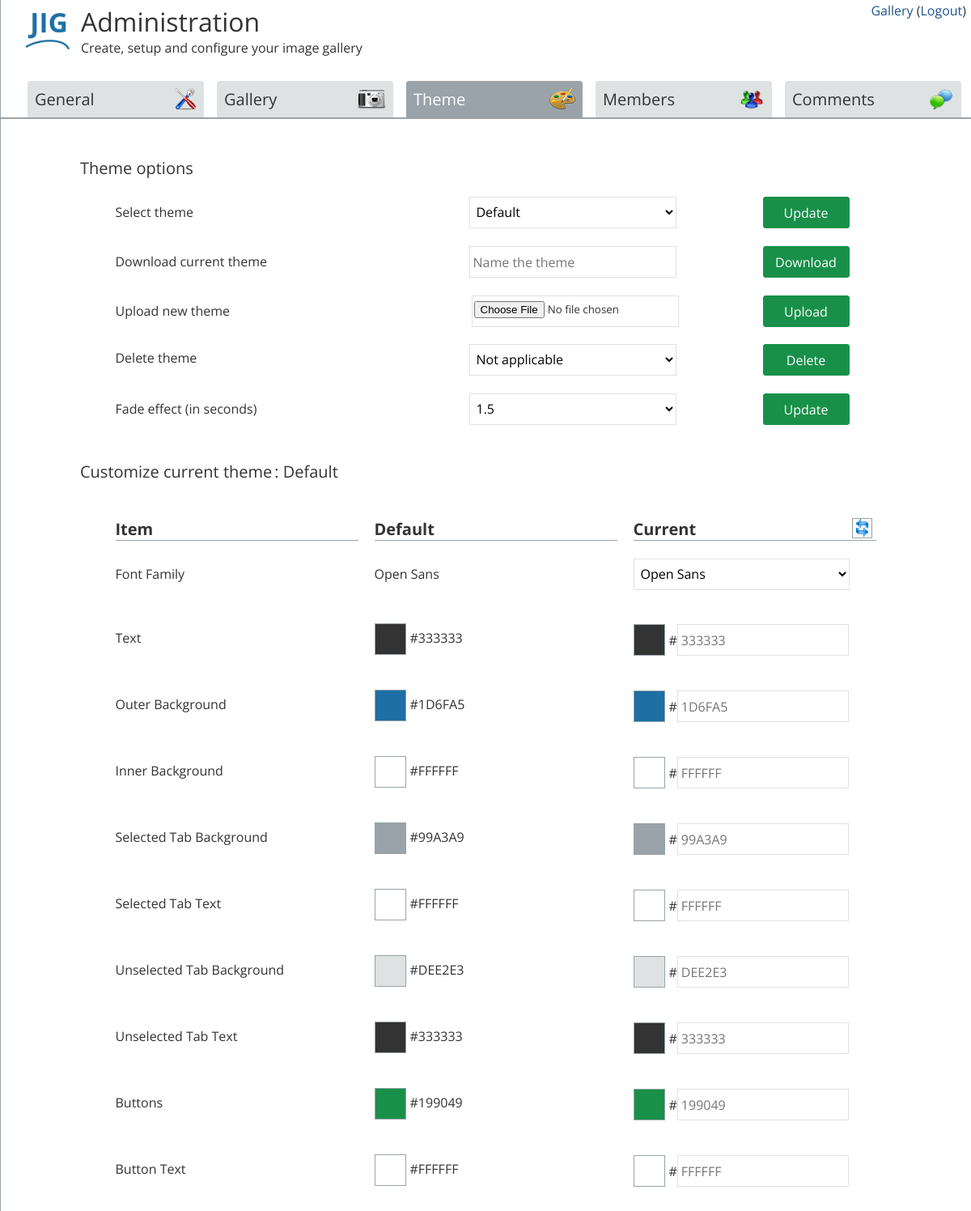
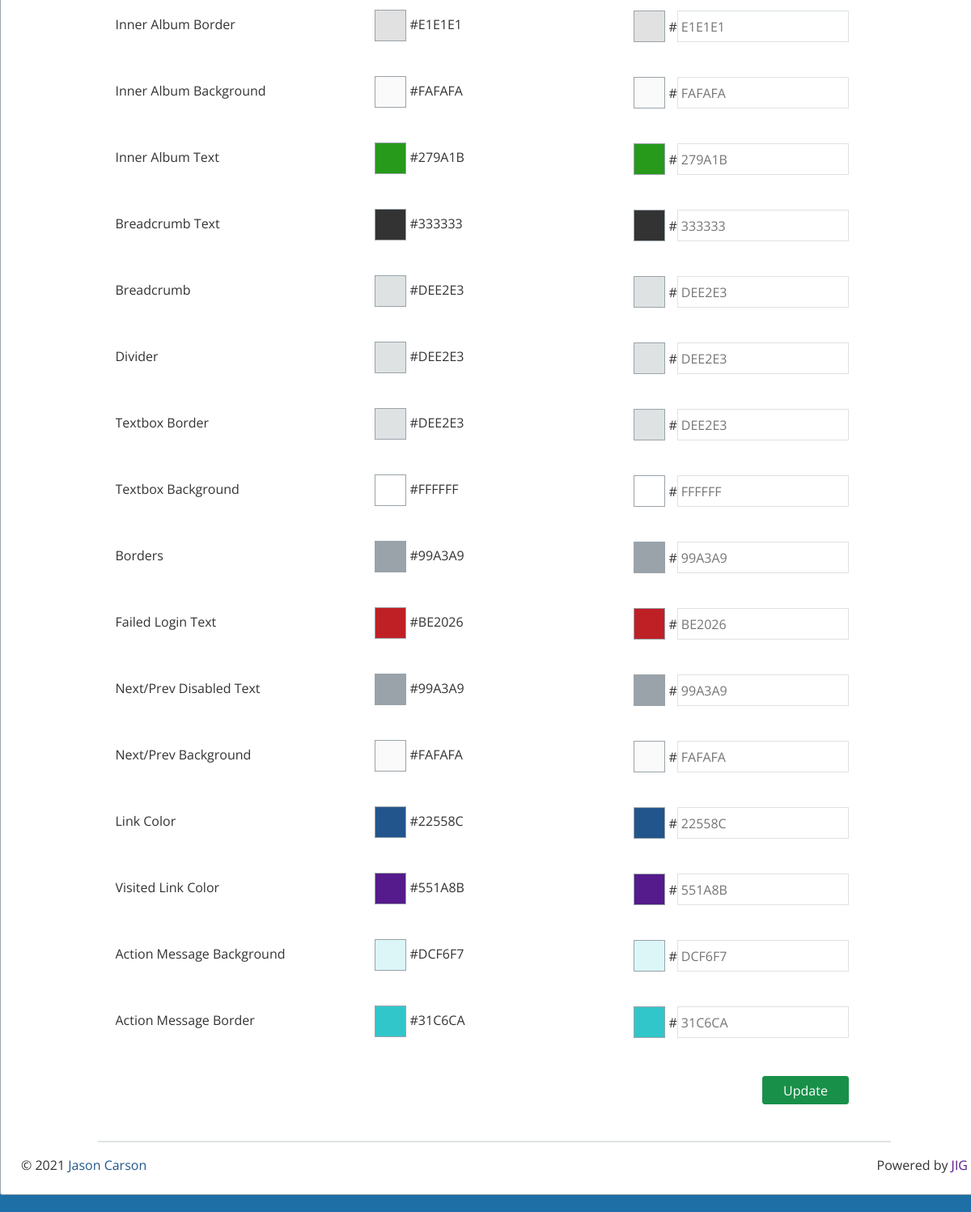
The page /admin/index.php?menu=theme (signed in) on the database its author committed (2 pictures, top to bottom).
### tables this page shows
CREATE TABLE general ( 
	title varchar(100) NOT NULL, 
	subtitle varchar(250) NOT NULL,
	language varchar (50) NOT NULL,
	numpage int (5) NOT NULL,
	picpage int (5) NOT NULL,
	hideinfo varchar (5) NOT NUll,
	comments varchar (10) NOT NULL,
	commentorder varchar (10) NOT NULL,
	recaptcha varchar (10) NOT NULL,
	sitekey varchar (50) NOT NULL,
	secretkey varchar (50) NOT NULL,
	watermark varchar (10) NOT NULL,
	wmposition varchar (25) NOT NUll,
	textwatermark varchar (100) NOT NULL,
	wmtextcolor varchar (10) NOT NULL,
	imagewatermark varchar (100)  NOT NULL,
	apdorder varchar (10) NOT NULL,
	contactform varchar (5) NOT NULL,
	branding varchar (5) NOT NULL,
	notifyanon varchar (5) NOT NULL,
	fadeeffect varchar (5) NOT NULL
);

CREATE TABLE theme (
	name varchar (50) NOT NULL,
	item varchar(25) NOT NULL,
	defaults varchar(25) NOT NULL,
	current varchar(25) NOT NULL,
	inuse varchar(5) NOT NULL
);

### languages/english.php (called while the page is built, shortened)
<?php
$atitle = "Administration";
$asubtitle = "Create, setup and configure your image gallery";
$glink = "Gallery";
$button2 = "Update";
$logout = "Logout";
$pow = "Powered by";
$tab1 = "General";
$tab2 = "Gallery";
$tab3 = "Theme";
$tab4 = "Members";
$tab5 = "Comments";
$themeitem = "Item";
$themedefault = "Default";
$themecurrent = "Current";
$ult = "Upload new theme";
$dlt = "Download current theme";
$delt = "Delete theme";
$selecttheme = "Select theme";
$gian = "Name the theme";
$cct = "Customize current theme";
$to ="Theme options";
$upbutton = "Upload";
$downbutton = "Download";
$deltheme = "Delete";
$na = "Not applicable";
$resettheme = "Reset the theme to its default values";
$fontfam = "Font Family";
$textcolor = "Text";
$obc = "Outer Background";
$ibc = "Inner Background";
$st = "Selected Tab Background";
$stt = "Selected Tab Text";
$ust = "Unselected Tab Background";
$ustt = "Unselected Tab Text";
$but = "Buttons";
$butt = "Button Text";
$iab = "Inner Album Border";
$abc = "Inner Album Background";
$at = "Inner Album Text";
$bt = "Breadcrumb Text";
$bread = "Breadcrumb";
$divider = "Divider";
$boxborder = "Textbox Border";
$boxbg = "Textbox Background";
$borders = "Borders";
$flt = "Failed Login Text";
$npdt = "Next/Prev Disabled Text";
$npbg = "Next/Prev Background";
$lc = "Link Color";
$vlc = "Visited Link Color";
$sfbg = "Action Message Background";
$sfb = "Action Message Border";
$fadeeffect = "Fade effect (in seconds)";
?>

### admin/theme.php (the view, shortened to what this page needs)
<?php
include ('../config.php');
$sql1 = "SELECT username FROM members LIMIT 1";
	$result1 = mysqli_query($dbconnect, $sql1);
	$row1 = mysqli_fetch_row($result1);
	$adminusername =  $row1[0];
$stmt1 = $dbconnect -> prepare("SELECT password FROM members WHERE username = '$adminusername'");
$stmt1 -> bind_param('s', $adminusername);
$stmt1 -> execute();
$stmt1 -> store_result();
$stmt1 -> bind_result($adminpassword);
if  ($_SESSION['ausername'] == $adminusername && $_SESSION['apassword'] == $adminpassword) {
?>
<div class="options">
<br>
<div class="aswrapper fade">
	<div class="iaswrapper">
		<div><span class="boxhead"><?php echo $to; ?></span></div>
		<br>
		<div class="twrapper">
			<form action="changetheme.php" method="post">
			<div class="seltheme"><?php echo $selecttheme; ?></div>
			<div class="seltheme2">
<select name="theme" class="todd">
<?php
	$sql1 = "SELECT DISTINCT name FROM theme WHERE inuse = 'yes'";
	$result1 = mysqli_query($dbconnect, $sql1);
	$row1 = mysqli_fetch_row($result1);
		$themename = $row1[0];
		echo "<option value=\"$themename\">$themename</option>";
?>
</select> &nbsp; <input type="submit" class="themebutton2" name="changetheme" value="<?php echo $button2; ?>">
<br><br>
			</div>
			</form>
	<form action="dlt.php" method="post">
		<div class="seltheme"><?php echo $dlt; ?></div>
		<div class="seltheme2">
			<input name="downloadtheme" type="text" class="textbox3" placeholder="<?php echo $gian; ?>" required>
			<input type="submit" class="themebutton2" name="downtheme" value="<?php echo $downbutton; ?>">
		<br><br>
		</div>
	</form>
	<form action="ult.php" method="post" multipart="" enctype="multipart/form-data">
		<div class="seltheme"><?php echo $ult; ?></div>
		<div class="seltheme2">
			<input type="file" name="uploadtheme[]" class="upbox" placeholder="" required>
			<input type="submit" class="uploadthemebutton" name="upthemebutton" value="<?php echo $upbutton; ?>">
		<br><br>
		</div>
	</form>
	<form action="deltheme.php" method="post">
		<div class="seltheme3"><?php echo $delt; ?></div>
			<div class="seltheme4">
				<select name="name" class="todd">
<?php
	if ($name == "") {
		echo "<option value=\"na\">$na</option>";
	}
?>
				</select> &nbsp; <input type="submit" class="themebutton2" name="deletetheme" value="<?php echo $deltheme; ?>">
		<br><br>
		</div>
	</form>
<form action="upfade.php" method="post">
			<div class="seltheme"><?php echo $fadeeffect; ?></div>
			<div class="seltheme2">
<select name="fade" class="todd">
<?php
	$sql9 = "SELECT fadeeffect FROM general";
	$result9 = mysqli_query($dbconnect, $sql9);
	$row9 = mysqli_fetch_row($result9);
		$timer = $row9[0];
		echo "<option value=\"$timer\">"; if ($timer == 0) { echo $fadeoff; } else { echo $timer; } echo "</option>";
?>
</select> &nbsp; <input type="submit" class="themebutton2" name="changetheme" value="<?php echo $button2; ?>">
<br><br><br>
			</div>
			</form>
</div>
<div>
	<span class="boxhead"><?php echo $cct; ?></span><span class="boxhead">:
<?php
	$sql3 = "SELECT * FROM theme WHERE item = 'FontFamily' AND inuse = 'yes'";
    $result3 = mysqli_query($dbconnect, $sql3);
    while ($list3 = mysqli_fetch_array($result3)) {
	echo $list3['name'];
}
?>
	</span>
</div>
<div>&nbsp;</div>
<div>&nbsp;</div>
<div class="twrapper">
	<div class="itemtitle"><?php echo $themeitem; ?></div>
	<div class="defaulttitle"><?php echo $themedefault; ?></div>
	<div class="currenttitle"><form method="post" action="updatetheme.php"><input class="resetthemebutton" type="submit" value=" " name="reset" title="<?php echo $resettheme; ?>"></form><?php echo $themecurrent; ?></div>
	<form action="updatetheme.php" method="post">
	<?php
	$sql4 = "SELECT defaults,current FROM theme WHERE item = 'FontFamily' AND inuse = 'yes'";
    $result4 = mysqli_query($dbconnect, $sql4);
    $row4 = mysqli_fetch_array($result4);
    	$defaultfont = $row4[0];
    	$currentfont = $row4[1];
    ?>
	<div class="fontitem"><?php echo "$fontfam"; ?></div> <div class="fontdefault"><?php echo $defaultfont; ?></div> <div class="fontcurrent">
	<select name="FontFamily" class="fontfamily" onchange="this.form.submit()">
	<?php
	echo "<option value=\"$currentfont\">$currentfont</option>";
?>
	</select>
</div>
<?php
	$sql5 = "SELECT * FROM theme WHERE item != 'FontFamily' and inuse = 'yes'";
    $result5 = mysqli_query($dbconnect, $sql5);
    while ($list5 = mysqli_fetch_array($result5)) {
    	$item = $list5['item'];
    	echo "<div class=\"item\">";
    	if ($item == "FontColor") {
    		echo $textcolor;
    	}
    	if ($item == "OuterBackgroundColor") {
    		echo $obc;
    	}
    	if ($item == "InnerBackgroundColor") {
    		echo $ibc;
    	}
    	if ($item == "SelectedTab") {
    		echo $st;
    	}
    	if ($item == "SelectedTabFontColor") {
    		echo $stt;
    	}
    	if ($item == "UnselectedTab") {
    		echo $ust;
    	}
    	if ($item == "UnselectedTabFontColor") {
    		echo $ustt;
    	}
    	if ($item == "Buttons") {
    		echo $but;
    	}
    	if ($item == "ButtonTextColor") {
    		echo $butt;
    	}
    	if ($item == "InnerAlbumBorder") {
    		echo $iab;
    	}
    	if ($item == "AlbumBackgroundColor") {
    		echo $abc;
    	}
    	if ($item == "AlbumFontColor") {
    		echo $at;
    	}
    	if ($item == "BreadcrumbFontColor") {
    		echo $bt;
    	}
    	if ($item == "Breadcrumb") {
    		echo $bread;
    	}
    	if ($item == "Divider") {
    		echo $divider;
    	}
    	if ($item == "TextboxBorder") {
    		echo $boxborder;
    	}
    	if ($item == "TextboxBackground") {
    		echo $boxbg;
    	}
		if ($item == "Borders") {
    		echo $borders;
    	}
    	if ($item == "FailedLoginTextColor") {
    		echo $flt;
    	}
    	if ($item == "NextPrevDisabledText") {
    		echo $npdt;
    	}
		if ($item == "NextPrevBackground") {
    		echo $npbg;
    	}
		if ($item == "DefaultLinkColor") {
    		echo $lc;
    	}
		if ($item == "VisitedLinkColor") {
    		echo $vlc;
    	}
		if ($item == "SuccessFailureBackground") {
    		echo $sfbg;
    	}
		if ($item == "SuccessFailureBorder") {
    		echo $sfb;
    	}
    	echo "</div>";
    	$defaultcolor = $list5['defaults'];
    	$currentcolor = $list5['current'];
    	echo "<div class=\"default\">#"; echo $defaultcolor; echo "<div class=\"defcolpreview\" style=\"background-color: #$defaultcolor;\"></div></div>";
    	echo "<div class=\"current\"><div class=\"curcolpreview\" style=\"background-color: #$currentcolor;\"></div>#<input name=\""; echo $list5['item']; echo "\" type=\"text\" class=\"textbox2\" placeholder=\""; echo $currentcolor;
    	echo "\"></input></div>";
  	}
?>
			</div>
		</div>
<input type="submit" class="themebutton" name="updatetheme" value="<?php echo $button2; ?>">
	</div>
</div>
<br><br>
<?php
}
?>

### admin/index.php (shortened to what this page needs)
<?php
require ('../config.php');
$sqlb = "SELECT username FROM members LIMIT 1";
	$resultb = mysqli_query($dbconnect, $sqlb);
	$rowb = mysqli_fetch_row($resultb);
	$adminusername =  $rowb[0];
$stmt1 = $dbconnect -> prepare("SELECT password FROM members WHERE username = '$adminusername'");
$stmt1 -> bind_param('s', $adminusername);
$stmt1 -> execute();
$stmt1 -> store_result();
$stmt1 -> bind_result($adminpassword);
if  ($_SESSION['ausername'] == $adminusername && $_SESSION['apassword'] == $adminpassword) {
?>
<!DOCTYPE html>
<html>
	<head>
		<link rel="stylesheet" type="text/css" href="../style.php?<?php echo time(); ?>">
</head>
<body>
	<div class="main">
		<div class="header">
			<span class="toggle2">
				<a href="../index.php"><?php echo $glink; ?> </a> <?php echo "(<a href=\"../index.php?action=logout\">$logout</a>)"; ?>
			</span>
			<img class="logo" src="../images/system/adminlogo.png">
			<span class="title">
				<a href="index.php"><?php echo $atitle; ?></a></span>
			<br>
			<span class="subtitle"><?php echo $asubtitle; ?></span>
			<br>
			<br>
			<div class="adminmenu">
				<a href="index.php?menu=general">
					<div class="adminmenuitem <?php $menu = $_GET["menu"]; if ($menu == 'general') { echo 'selected'; } ?>">
						<?php echo $tab1; ?><img class="menugraphic" src="../images/system/general.png">
					</div>
				</a>
				<a href="index.php?menu=gallery">
					<div class="adminmenuitem <?php $menu = $_GET["menu"]; if ($menu == 'gallery' or $menu == 'subalbum') { echo 'selected'; } ?>">
						<?php echo $tab2; ?><img class="menugraphic" src="../images/system/camera.png">
					</div>
				</a>
				<a href="index.php?menu=theme">
					<div class="adminmenuitem <?php $menu = $_GET["menu"]; if ($menu == 'theme') { echo 'selected'; } ?>">
						<?php echo $tab3; ?><img class="menugraphic" src="../images/system/theme.png">
					</div>
				</a>
				<a href="index.php?menu=members">
					<div class="adminmenuitem <?php $menu = $_GET["menu"]; if ($menu == 'members') { echo 'selected'; } ?>">
						<?php echo $tab4; ?><img class="menugraphic" src="../images/system/members.png">
					</div>
				</a>
				<a href="index.php?menu=comments">
					<div class="adminmenuitem <?php $menu = $_GET["menu"]; if ($menu == 'comments') { echo 'selected'; } ?>">
					<img class="menugraphic" src="../images/system/comments.png">
					<span class="mai"><?php echo $tab5; ?></span>
					</div>
				</a>
			</div>
		</div>
		<div class="imain">
			<?php
				if (!$menu) {
					include ('default.php');
				} else {
					$file = "$menu.php";
					include ($file);
				}
			?>
</div>
<div class="footer">
			<hr class="divider">
			<br>
			<span class="copyright">&copy 2021 <?php $year = date('Y'); if ($year == "2021") { } else { echo " - "; echo date('Y'); } ?> <a href="mailto:jaysimagegallery@gmail.com">Jason Carson</a></span>
			<span class="product"><?php echo $pow; ?> <a target=\_blank\ href=https://github.com/jaysimagegallery/jig\>JIG</a></span>
					</div>
		</div>
</body>
</html>
<?php
}
?>

### rows shown on the page
general: fade "1.5"
theme: name "Default", defaults "Open Sans", FontFamily "Open Sans"
theme: defaults "333333", FontColor "333333"
theme: defaults "1D6FA5", OuterBackgroundColor "1D6FA5"
theme: defaults "FFFFFF", InnerBackgroundColor "FFFFFF"
theme: defaults "99A3A9", SelectedTab "99A3A9"
theme: defaults "FFFFFF", SelectedTabFontColor "FFFFFF"
theme: defaults "DEE2E3", UnselectedTab "DEE2E3"
theme: defaults "333333", UnselectedTabFontColor "333333"
theme: defaults "199049", Buttons "199049"
theme: defaults "FFFFFF", ButtonTextColor "FFFFFF"
theme: defaults "E1E1E1", InnerAlbumBorder "E1E1E1"
theme: defaults "FAFAFA", AlbumBackgroundColor "FAFAFA"
theme: defaults "279A1B", AlbumFontColor "279A1B"
theme: defaults "333333", BreadcrumbFontColor "333333"
theme: defaults "DEE2E3", Breadcrumb "DEE2E3"
theme: defaults "DEE2E3", Divider "DEE2E3"
theme: defaults "DEE2E3", TextboxBorder "DEE2E3"
theme: defaults "FFFFFF", TextboxBackground "FFFFFF"
theme: defaults "99A3A9", Borders "99A3A9"
theme: defaults "BE2026", FailedLoginTextColor "BE2026"
theme: defaults "99A3A9", NextPrevDisabledText "99A3A9"
theme: defaults "FAFAFA", NextPrevBackground "FAFAFA"
theme: defaults "22558C", DefaultLinkColor "22558C"
theme: defaults "551A8B", VisitedLinkColor "551A8B"
theme: defaults "DCF6F7", SuccessFailureBackground "DCF6F7"
theme: defaults "31C6CA", SuccessFailureBorder "31C6CA"

### other values the page prints
$glink "Gallery"
$logout "Logout"
$atitle "Administration"
$asubtitle "Create, setup and configure your image gallery"
$tab1 "General"
$tab2 "Gallery"
$tab3 "Theme"
$tab4 "Members"
$tab5 "Comments"
$to "Theme options"
$selecttheme "Select theme"
$dlt "Download current theme"
$ult "Upload new theme"
$delt "Delete theme"
$fadeeffect "Fade effect (in seconds)"
